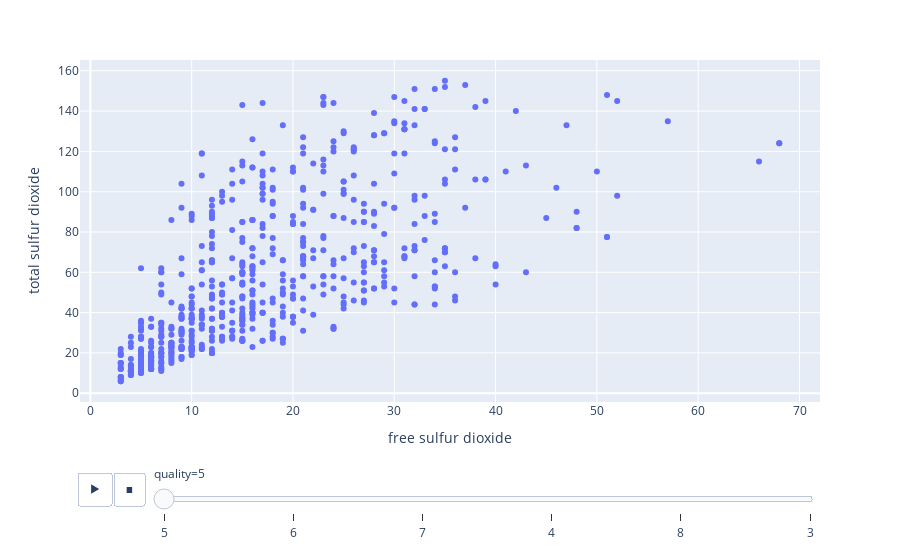

The notebook cell saved with this chart:
### Markdown cell above
Using graph interactive the show the effect free and total - sulfur dioxide in the quality

### Code cell
px.scatter(df, x="free sulfur dioxide", y="total sulfur dioxide",animation_frame="quality")

### Figure 1 — Plotly figure (JSON) as saved in the notebook; plotly's stock layout.template omitted (floating-point values rounded to 4 significant figures; data arrays with more than 128 entries replaced by an {"elided": "..."} marker saying what was removed)
{"data": [{"hovertemplate": "quality=5<br>free sulfur dioxide=%{x}<br>total sulfur dioxide=%{y}<extra></extra>", "legendgroup": "", "marker": {"color": "#636efa", "symbol": "circle"}, "mode": "markers", "name": "", "orientation": "v", "showlegend": false, "type": "scatter", "x": {"elided": "681 int values"}, "xaxis": "x", "y": {"elided": "681 float values"}, "yaxis": "y"}], "layout": {"legend": {"tracegroupgap": 0}, "margin": {"t": 60}, "sliders": [{"active": 0, "currentvalue": {"prefix": "quality="}, "len": 0.9, "pad": {"b": 10, "t": 60}, "steps": [{"args": [["5"], {"frame": {"duration": 0, "redraw": false}, "fromcurrent": true, "mode": "immediate", "transition": {"duration": 0, "easing": "linear"}}], "label": "5", "method": "animate"}, {"args": [["6"], {"frame": {"duration": 0, "redraw": false}, "fromcurrent": true, "mode": "immediate", "transition": {"duration": 0, "easing": "linear"}}], "label": "6", "method": "animate"}, {"args": [["7"], {"frame": {"duration": 0, "redraw": false}, "fromcurrent": true, "mode": "immediate", "transition": {"duration": 0, "easing": "linear"}}], "label": "7", "method": "animate"}, {"args": [["4"], {"frame": {"duration": 0, "redraw": false}, "fromcurrent": true, "mode": "immediate", "transition": {"duration": 0, "easing": "linear"}}], "label": "4", "method": "animate"}, {"args": [["8"], {"frame": {"duration": 0, "redraw": false}, "fromcurrent": true, "mode": "immediate", "transition": {"duration": 0, "easing": "linear"}}], "label": "8", "method": "animate"}, {"args": [["3"], {"frame": {"duration": 0, "redraw": false}, "fromcurrent": true, "mode": "immediate", "transition": {"duration": 0, "easing": "linear"}}], "label": "3", "method": "animate"}], "x": 0.1, "xanchor": "left", "y": 0, "yanchor": "top"}], "updatemenus": [{"buttons": [{"args": [null, {"frame": {"duration": 500, "redraw": false}, "fromcurrent": true, "mode": "immediate", "transition": {"duration": 500, "easing": "linear"}}], "label": "&#9654;", "method": "animate"}, {"args": [[null], {"frame": {"duration": 0, "redraw": false}, "fromcurrent": true, "mode": "immediate", "transition": {"duration": 0, "easing": "linear"}}], "label": "&#9724;", "method": "animate"}], "direction": "left", "pad": {"r": 10, "t": 70}, "showactive": false, "type": "buttons", "x": 0.1, "xanchor": "right", "y": 0, "yanchor": "top"}], "xaxis": {"anchor": "y", "domain": [0, 1], "title": {"text": "free sulfur dioxide"}}, "yaxis": {"anchor": "x", "domain": [0, 1], "title": {"text": "total sulfur dioxide"}}}}
